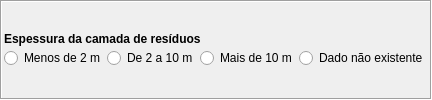
        <widget class="QFrame" name="frame_22">
         <property name="sizePolicy">
          <sizepolicy hsizetype="Preferred" vsizetype="Fixed">
           <horstretch>0</horstretch>
           <verstretch>0</verstretch>
          </sizepolicy>
         </property>
         <property name="frameShape">
          <enum>QFrame::Box</enum>
         </property>
         <property name="frameShadow">
          <enum>QFrame::Sunken</enum>
         </property>
         <layout class="QVBoxLayout" name="verticalLayout_14">
          <property name="spacing">
           <number>2</number>
          </property>
          <property name="leftMargin">
           <number>2</number>
          </property>
          <property name="topMargin">
           <number>2</number>
          </property>
          <property name="rightMargin">
           <number>2</number>
          </property>
          <property name="bottomMargin">
           <number>2</number>
          </property>
          <item>
           <layout class="QVBoxLayout" name="verticalLayout_51">
            <property name="spacing">
             <number>2</number>
            </property>
            <item>
             <widget class="QLabel" name="lbEspessuraCamada">
              <property name="sizePolicy">
               <sizepolicy hsizetype="Preferred" vsizetype="Fixed">
                <horstretch>0</horstretch>
                <verstretch>0</verstretch>
               </sizepolicy>
              </property>
              <property name="text">
               <string>&lt;html&gt;&lt;head/&gt;&lt;body&gt;&lt;p align=&quot;justify&quot;&gt;&lt;span style=&quot; font-weight:600;&quot;&gt;Espessura da camada de resíduos&lt;/span&gt;&lt;/p&gt;&lt;/body&gt;&lt;/html&gt;</string>
              </property>
             </widget>
            </item>
            <item>
             <layout class="QGridLayout" name="gridLayout_25">
              <property name="verticalSpacing">
               <number>2</number>
              </property>
              <item row="0" column="0">
               <widget class="QRadioButton" name="rbEspessuraCamada_0">
                <property name="sizePolicy">
                 <sizepolicy hsizetype="Preferred" vsizetype="Fixed">
                  <horstretch>0</horstretch>
                  <verstretch>0</verstretch>
                 </sizepolicy>
                </property>
                <property name="text">
                 <string>Menos de 2 m</string>
                </property>
               </widget>
              </item>
              <item row="0" column="1">
               <widget class="QRadioButton" name="rbEspessuraCamada_1">
                <property name="sizePolicy">
                 <sizepolicy hsizetype="Preferred" vsizetype="Fixed">
                  <horstretch>0</horstretch>
                  <verstretch>0</verstretch>
                 </sizepolicy>
                </property>
                <property name="text">
                 <string>De 2 a 10 m</string>
                </property>
               </widget>
              </item>
              <item row="0" column="2">
               <widget class="QRadioButton" name="rbEspessuraCamada_2">
                <property name="sizePolicy">
                 <sizepolicy hsizetype="Preferred" vsizetype="Fixed">
                  <horstretch>0</horstretch>
                  <verstretch>0</verstretch>
                 </sizepolicy>
                </property>
                <property name="text">
                 <string>Mais de 10 m</string>
                </property>
               </widget>
              </item>
              <item row="0" column="3">
               <widget class="QRadioButton" name="rbEspessuraCamada_3">
                <property name="sizePolicy">
                 <sizepolicy hsizetype="Preferred" vsizetype="Fixed">
                  <horstretch>0</horstretch>
                  <verstretch>0</verstretch>
                 </sizepolicy>
                </property>
                <property name="text">
                 <string>Dado não existente</string>
                </property>
               </widget>
              </item>
             </layout>
            </item>
           </layout>
          </item>
         </layout>
        </widget>
